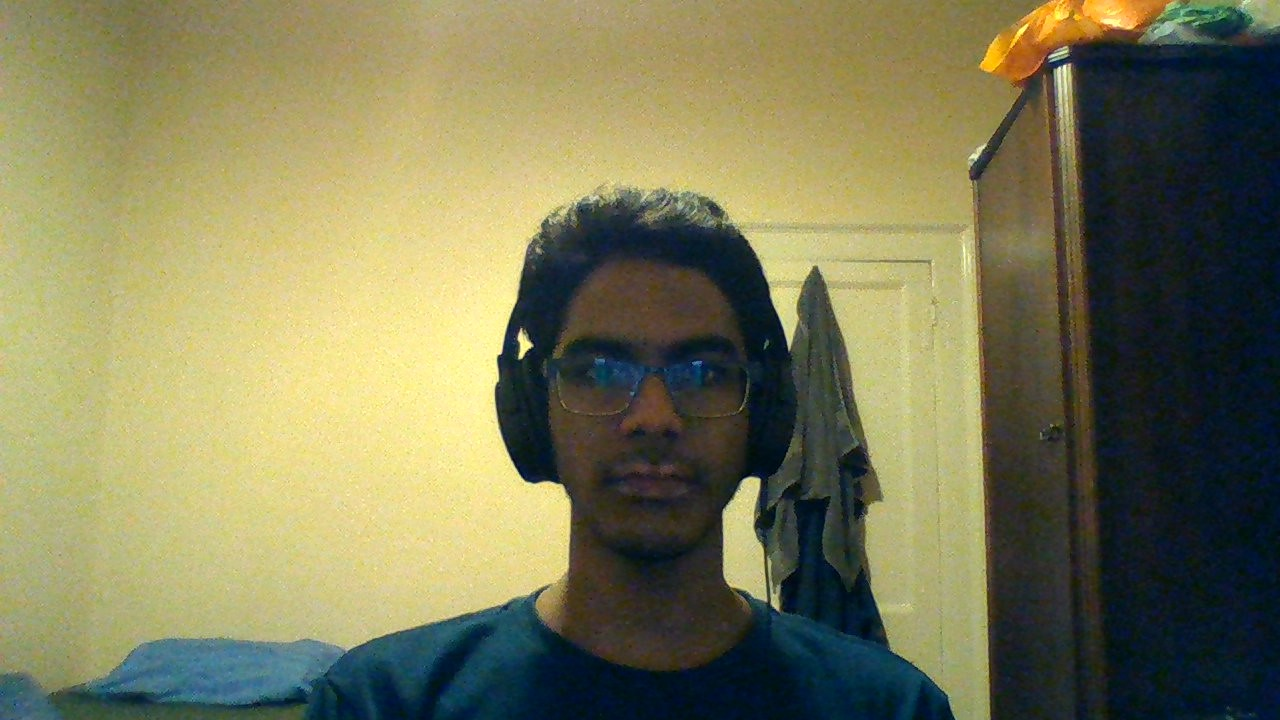
#> input picture src/test/face_detection/test.jpg, 1280 x 720 px
$ python -i SIFT.py   (imports and definitions only)   (older library calls are emulated)
#> lines starting #> are read from the running program, lines starting #| are printed output that depends on the picture
#> further down, picture is the input picture: shape (720, 1280, 3); mean B, G, R 88, 123.1, 124.6
import numpy as np
import cv2
from scipy import ndimage as ndi
from math import sqrt

# Creates a 6272-dimensional feature vector for the image
# This is done by splitting up the image into 16x16 cells and then using a
# sliding window of 2 cells by 2 cells to create 7x7 patches with which you
# get a 128 dimensional vector from each patch.

MAX_PIXEL_VALUE = 255
MAX_ITERATIONS = 1000

#########################
# Scale Space Functions #
#########################


# [260 lines left out: functions get_octaves_and_blurring, difference_of_gaussians, get_hessian, get_max_and_min_of_DoG, find_subpixel_maxima_and_minima, remove_edge_responses and 1 more, not called in this run]


##################
# Main Functions #
##################


def paper_main_function_SIFT(img):
    """
    Creates a SIFT face descriptor without finding the keypoints and just
    getting the descriptors for each patch in the image.

    Keyword Arguments:
    - img: The face image that you want the SIFT vector for

    Returns:
    - A 6272 long vector for the face image if it is 64x64.
    """
    gray_image = cv2.cvtColor(img, cv2.COLOR_BGR2GRAY)
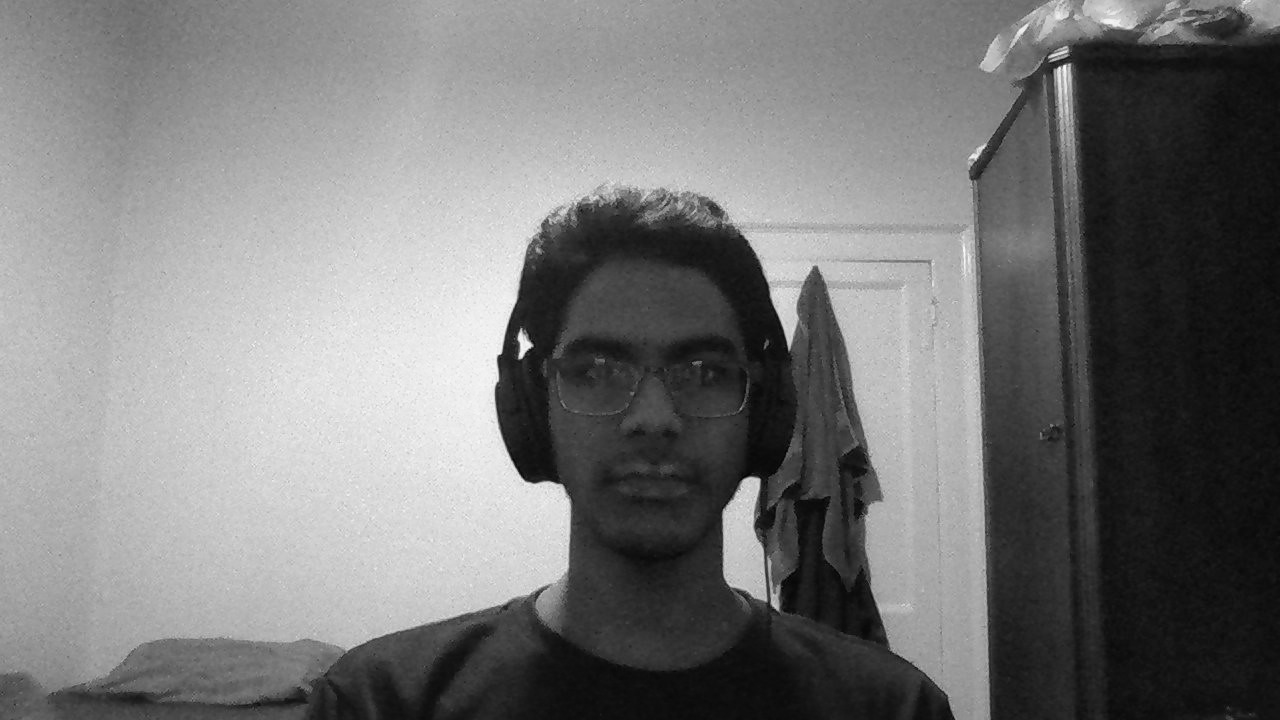
#> gray_image: shape (720, 1280); min 1, max 251, mean 119.5
    grid_square_size = (int(gray_image.shape[0]/16), int(gray_image.shape[1]/16))
#> grid_square_size = (45, 80)
    number_of_squares_per_patch = (int((gray_image.shape[0]/8)/grid_square_size[0]),
                                   int((gray_image.shape[1]/8)/grid_square_size[1]))
#> number_of_squares_per_patch = (2, 2)
    size_of_patch = (number_of_squares_per_patch[0]*grid_square_size[0],
                     number_of_squares_per_patch[1]*grid_square_size[1])
#> size_of_patch = (90, 160)
    vec = np.array([])

    # Gaussian weighing "function" based on how far the center of a square is
    # from the center of the patch and with sigma = 1
    # The constant in front is not here since the vector will be normalized so
    # that provides nothing.
    gaussian_weighing = np.exp([-1, -1.5, -4])

    # For a 64 x 64, want to examine a 8x8 square and have the squares 4 apart.
    for i in range(0, 7):
        for j in range(0, 7):
            vecForPatch = np.array([])
            patch = gray_image[i*size_of_patch[0]:(i + 1)*size_of_patch[0],
                               j*size_of_patch[1]:(j + 1)*size_of_patch[1]]
            gx = cv2.Sobel(patch, cv2.CV_32F, 1, 0, ksize=1)
            gy = cv2.Sobel(patch, cv2.CV_32F, 0, 1, ksize=1)
            magnitude, angle = cv2.cartToPolar(gx, gy, angleInDegrees=True)
            size_of_small_square = (int(size_of_patch[0]/4), int(size_of_patch[1]/4))
            # Break up patch into 4x4
            for row in range(0, 4):
                for col in range(0, 4):
                    gaussian_weight = gaussian_weighing[int(np.abs(np.array([row, col]) - 1.5).sum()) - 1]
                    vecSquare = np.zeros(8)
                    magSquare = magnitude[row*size_of_small_square[0]:(row+1)*size_of_small_square[0],
                                          col*size_of_small_square[1]:(col+1)*size_of_small_square[1]]
                    angleSquare = angle[row*size_of_small_square[0]:(row+1)*size_of_small_square[0],
                                        col*size_of_small_square[1]:(col+1)*size_of_small_square[1]]
                    bins = angleSquare/45
                    weightsTowardsLower = (45*(np.floor(bins)+1)-angleSquare)/45
                    magSquare = gaussian_weight * magSquare

                    addToLowerBins = magSquare*weightsTowardsLower
                    addToUpperBins = magSquare - addToLowerBins

                    lowerBins = np.uint8(np.floor(bins))
                    upperBins = np.uint8(np.ceil(bins) % 8)

                    np.add.at(vecSquare, lowerBins, addToLowerBins)
                    np.add.at(vecSquare, upperBins, addToUpperBins)
                    vecForPatch = np.append(vecForPatch, vecSquare)
            norm = np.linalg.norm(vecForPatch)
            if norm != 0:
                vecForPatch = vecForPatch / norm
            vec = np.append(vec, vecForPatch)
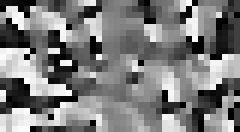
#> bins: shape (22, 40) float32 (shown 6 times larger); min 0, max 7.9, mean 3.86; drawn with min black and max white
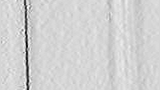
#> gx: shape (90, 160) float32; min -118, max 23, mean -1.8; drawn with min black and max white
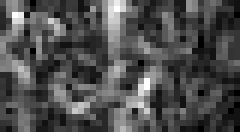
#> magSquare: shape (22, 40) float32 (shown 6 times larger); min 0, max 0.257, mean 0.0788; drawn with min black and max white
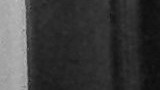
#> patch: shape (90, 160); min 13, max 196, mean 60.4
    return vec

>>> import cv2
>>> picture = cv2.imread('../test/face_detection/test.jpg')
>>> result = paper_main_function_SIFT(picture)
#> result = 6272 values, max 0.666 at index 4906, min 0.000103 at index 2301, mean 0.0651
